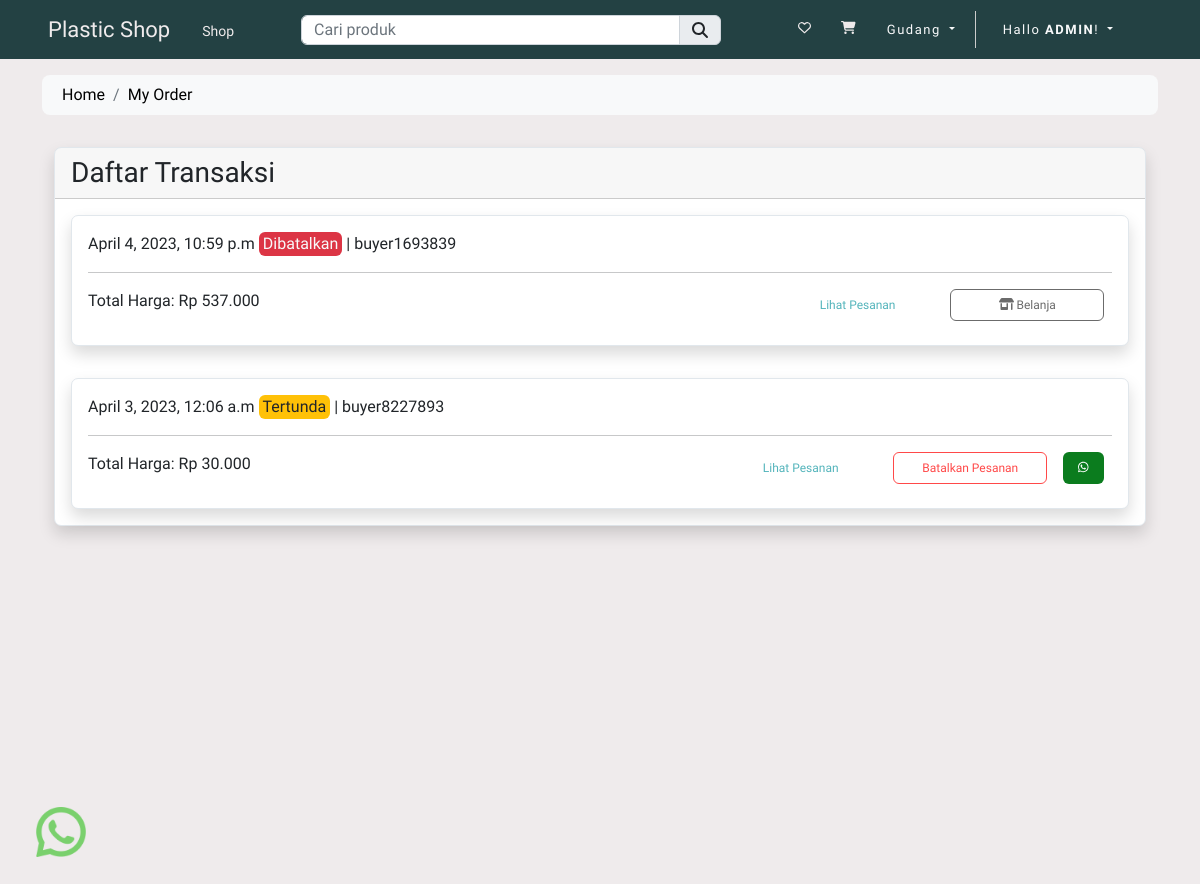
Before: /order-list/ (signed in) with the older database file.
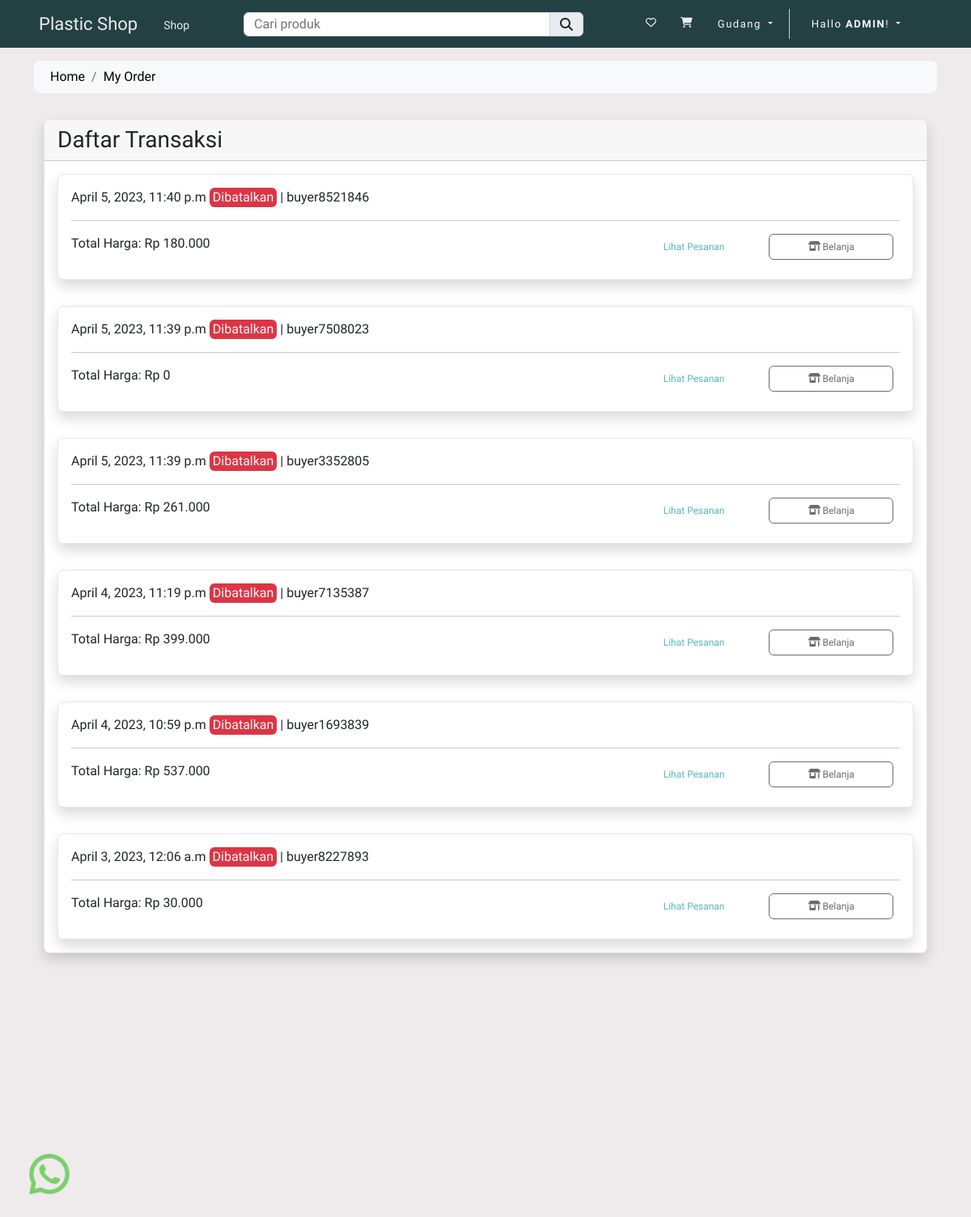
After: the same page with the newer database file.
### store/models.py (models this page shows, shortened)
class Order(Model):
    user = ForeignKey(User, on_delete=CASCADE)
    fname = CharField(max_length=150, null=False)
    lname = CharField(max_length=150, null=False)
    email = CharField(max_length=150, null=False)
    phone = CharField(max_length=150, null=False)
    address = TextField(null=False)
    city = CharField(max_length=150, null=False)
    state = CharField(max_length=150, null=False)
    country = CharField(max_length=150, null=False)
    pincode = CharField(max_length=150, null=False)
    total_price = FloatField(null=False)
    payment_mode = CharField(max_length=150, null=False)
    payment_id = CharField(max_length=250, null=True)
    orderstatuses = (
        ('Pending', 'Pending'),
        ('Shipped', 'Shipped'),
        ('Completed', 'Completed'),
        ('Cancelled', 'Cancelled'),
    )
    status = CharField(
        max_length=150, choices=orderstatuses, default='Pending')
    message = TextField(null=True)
    tracking_no = CharField(max_length=150, null=True)
    created_at = DateTimeField(auto_now_add=True)
    updated_at = DateTimeField(auto_now=True)

### store/controller/order.py (the view)
# urls.py: path('order-list/', order.index, name="myorders"),
def index(request):
    user_agent = request.META.get('HTTP_USER_AGENT', '')
    device_type = parse(user_agent)
    if device_type.is_mobile:
        if device_type.device.family == 'iPhone' or device_type.os.family == 'Android':
            template_name = 'store/mobile/orders/index.html'
        else:
            template_name = 'store/mobile/orders/index.html'
    elif device_type.is_tablet:
        if device_type.device.family == 'iPad' or device_type.os.family == 'Android':
            template_name = 'store/tablet/orders/index.html'
        else:
            template_name = 'store/tablet/orders/index.html'
    elif device_type.is_pc:
        if device_type.os.family == 'Mac OS X' or device_type.os.family == 'Windows':
            template_name = 'store/desktop/orders/index.html'
        else:
            template_name = 'store/desktop/orders/index.html'
    else:
        template_name = 'store/desktop/orders/index.html'
    orders = Order.objects.filter(user=request.user).order_by('-created_at')
    context = {'orders': orders}
    return render(request, template_name, context)

### store/templates/store/desktop/orders/index.html (shortened to what the changed rows need)
{% extends 'store/desktop/layouts/main.html' %}
{% load static %}
{% load humanize %}
{% block content %}
<div class="container py-3" style="margin-bottom:30%;">
    <div class="container mt-3">
        <div class="row">
            <div class="col-md-12">
                <div class="card shadow ">
                    {% for item in orders %}
                    <div class="card-body">
                        <div class="card shadow ">
                            <div class="p-3">
                                <label class="">{{ item.created_at}}</label>
                                {% if item.status == 'Pending' %}
                                <label class="bg-warning text-dark px-1 rounded"> Tertunda </label>
                                {% elif item.status == 'Cancelled' %}
                                <label class="bg-danger text-light px-1 rounded"> Dibatalkan </label>
                                {% elif item.status == 'Shipped' %}
                                <label class="bg-primary text-light px-1 rounded"> Dikirim </label>
                                {% elif item.status == 'Completed' %}
                                <label class="bg-success text-light px-1 rounded"> Selesai </label>
                                {% endif %}
                                |
                                <label class=""> {{ item.tracking_no }} </label>
                                <hr>
                                <p>
                                    Total Harga: Rp {{ item.total_price | stringformat:'d' | intcomma }}
                                    {% if item.status == 'Pending' %}
                                    <a href="https://wa.me/6282123824490?text=I'm%20interested%20in%20to%20chat"
                                        target="_blank" class="btn btn-daun float-end mx-2 btn-wa"><i
                                            class=" fab fa-whatsapp"></i></a>
                                    <a href="{% url 'order.cancel' item.tracking_no %}"
                                        class="btn btn-hati float-end mx-2 btn-size">Batalkan Pesanan</a>
                                    {% elif item.status == 'Shipped' %}
                                    <a href="https://wa.me/6282123824490?text=I'm%20interested%20in%20to%20chat"
                                        target="_blank" class="btn btn-daun float-end mx-2 btn-size"><i class=" fab
                                    fa-whatsapp"></i>
                                        Hubungi</a>
                                    {% elif item.status == 'Completed' %}
                                    <a href="https://wa.me/6282123824490?text=I'm%20interested%20in%20to%20chat"
                                        target="_blank" class="btn btn-daun float-end mx-2 btn-size"><i class=" fab
                                    fa-whatsapp"></i>
                                        Rating</a>
                                    {% elif item.status == 'Cancelled' %}
                                    <a href="{% url 'collections' %}" class="btn btn-abu float-end mx-2 btn-size"><i
                                            class="fa fa-shop"></i>
                                        Belanja</a>
                                    {% endif %}
                                    <a href="{% url 'orderview' item.tracking_no %}"
                                        class="btn warna-dasar float-end mx-2 btn-size">Lihat
                                        Pesanan</a>
                                </p>
                            </div>
                        </div>
                    </div>
                    {% endfor %}
                </div>
            </div>
        </div>
    </div>
</div>
{% endblock content %}

Changed rows visible on the page:
added Order: created_at "April 5, 2023, 11:40 p.m", status "Dibatalkan", tracking_no "buyer8521846", total_price "180.000"
added Order: created_at "April 5, 2023, 11:39 p.m", status "Dibatalkan", tracking_no "buyer7508023", total_price "0"
added Order: created_at "April 5, 2023, 11:39 p.m", status "Dibatalkan", tracking_no "buyer3352805", total_price "261.000"
added Order: created_at "April 4, 2023, 11:19 p.m", status "Dibatalkan", tracking_no "buyer7135387", total_price "399.000"
changed Order "April 3, 2023, 12:06 a.m": status "Tertunda Batalkan Pesanan" → "Dibatalkan Belanja"
